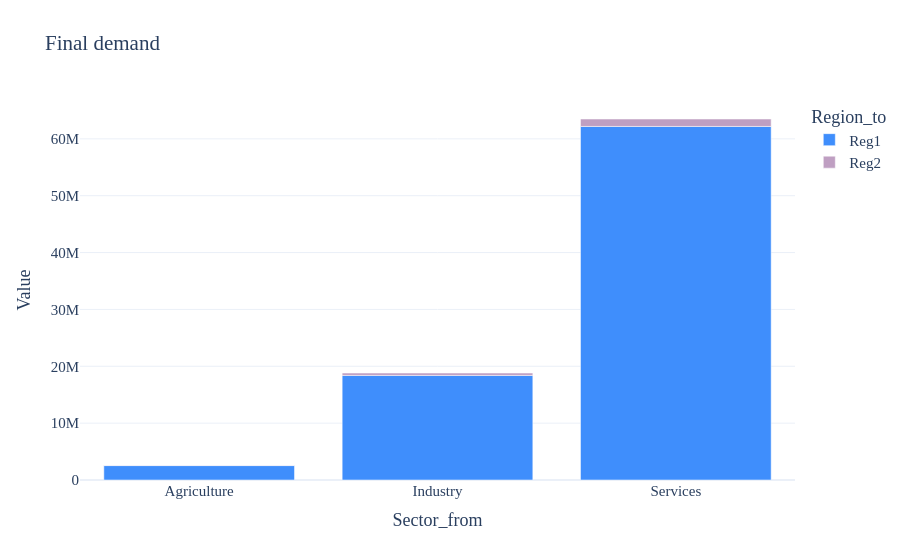

Notebook code cell kept with this figure:
### Code cell
# Explicit mapping: final demand Y, one bar group per sector, colored by region
fig = db.plot(
    matrix="Y",
    kind="bar",
    preset=None,
    x="Sector_from",
    color="Region_to",
    agg="sum",
    path=False,
    auto_open=False,
)
fig

### Figure 1 — Plotly figure (JSON) as saved in the notebook; plotly's stock layout.template omitted (floating-point values rounded to 4 significant figures)
{"data": [{"hovertemplate": "Region_to=Reg1<br>Sector_from=%{x}<br>Value=%{y}<extra></extra>", "legendgroup": "Reg1", "marker": {"color": "#3F8EFC", "pattern": {"shape": ""}}, "name": "Reg1", "orientation": "v", "showlegend": true, "textposition": "auto", "type": "bar", "x": ["Agriculture", "Industry", "Services"], "xaxis": "x", "y": [2539000.0, 18390000.0, 62180000.0], "yaxis": "y"}, {"hovertemplate": "Region_to=Reg2<br>Sector_from=%{x}<br>Value=%{y}<extra></extra>", "legendgroup": "Reg2", "marker": {"color": "#BF9FC2", "pattern": {"shape": ""}}, "name": "Reg2", "orientation": "v", "showlegend": true, "textposition": "auto", "type": "bar", "x": ["Agriculture", "Industry", "Services"], "xaxis": "x", "y": [40810.0, 421600.0, 1308000.0], "yaxis": "y"}], "layout": {"barmode": "relative", "font": {"family": "Verdana", "size": 15}, "legend": {"title": {"text": "Region_to"}, "tracegroupgap": 0}, "title": {"text": "Final demand"}, "xaxis": {"anchor": "y", "domain": [0.0, 1.0], "title": {"text": "Sector_from"}}, "yaxis": {"anchor": "x", "domain": [0.0, 1.0], "title": {"text": "Value"}}}}
